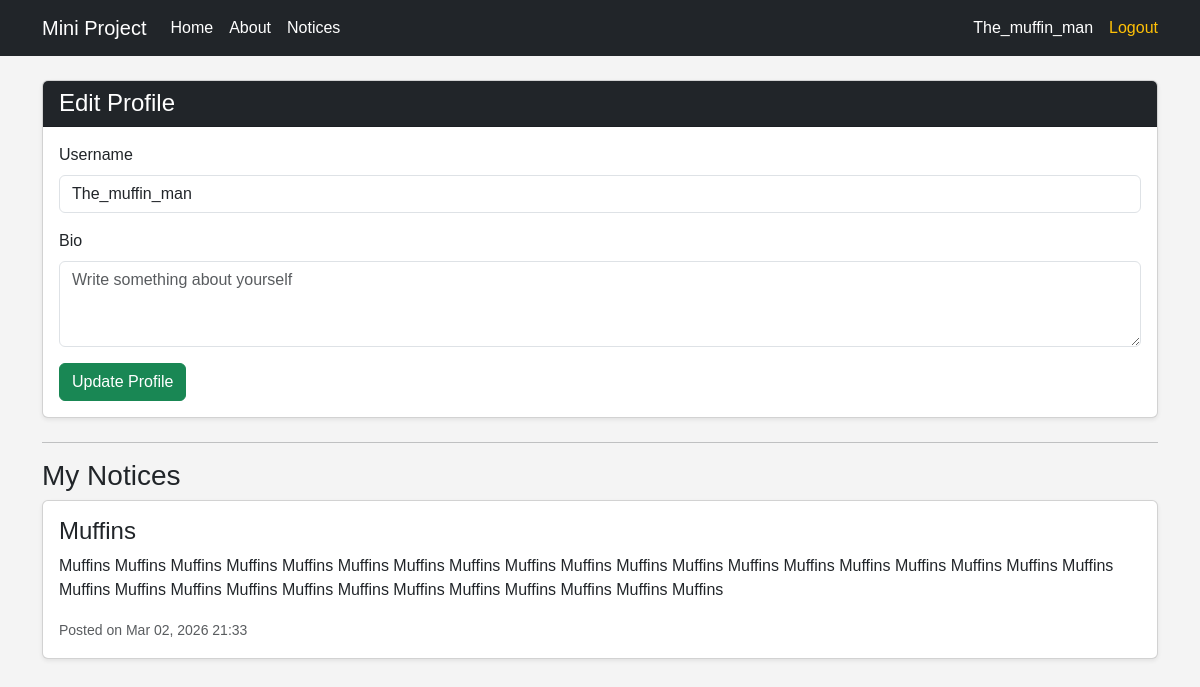
/profile/ (signed in), run on an earlier commit of the app's database.
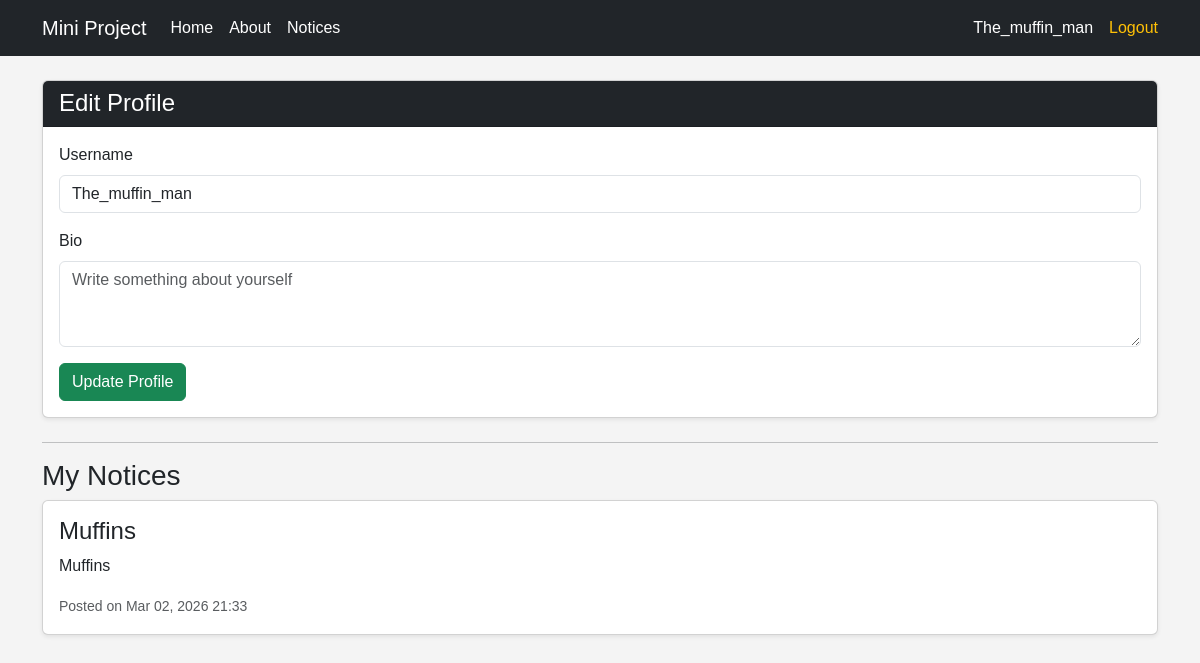
And on a later commit of the database.
### board/models.py (models this page shows, shortened)
class Notice(models.Model):
    user = models.ForeignKey(User, on_delete=models.CASCADE)
    title = models.CharField(max_length=200)
    text = models.TextField()
    created_at = models.DateTimeField(auto_now_add=True)

### board/views.py (the view)
# urls.py: path('profile/', views.profile_view, name='profile'),
@login_required
def profile_view(request):
    profile, created = Profile.objects.get_or_create(user=request.user)
    user_notices = Notice.objects.filter(user=request.user).order_by('-created_at')
    if request.method == 'POST':
        user_form = UserUpdateForm(request.POST, instance=request.user)
        profile_form = ProfileUpdateForm(request.POST, instance=profile)
        if user_form.is_valid() and profile_form.is_valid():
            user_form.save()
            profile_form.save()
            return redirect('profile')
    else:
        user_form = UserUpdateForm(instance=request.user)
        profile_form = ProfileUpdateForm(instance=profile)
    return render(request, 'board/profile.html', {
        'user_form': user_form,
        'profile_form': profile_form,
        'notices': user_notices
    })

### board/forms.py
class UserUpdateForm(forms.ModelForm):
    class Meta:
        model = User
        fields = ['username']
        widgets = {
            'username': forms.TextInput(attrs={
                'class': 'form-control',
                'placeholder': 'Enter new username'
            }),
        }

class ProfileUpdateForm(forms.ModelForm):
    class Meta:
        model = Profile
        fields = ['bio']
        widgets = {
            'bio': forms.Textarea(attrs={
                'class': 'form-control',
                'rows': 3,
                'placeholder': 'Write something about yourself'
            }),
        }

### Templates/board/profile.html (shortened to what this page needs)
{% extends 'board/base.html' %}
{% block content %}
<div class="card mb-4 shadow-sm">
    <div class="card-header bg-dark text-white">
        <h4 class="mb-0">Edit Profile</h4>
    </div>
    <div class="card-body">
        <form method="POST">
            <div class="mb-3">
                <label class="form-label">Username</label>
                {{ user_form.username }}
            </div>
            <div class="mb-3">
                <label class="form-label">Bio</label>
                {{ profile_form.bio }}
            </div>
            <button type="submit" class="btn btn-success">
                Update Profile
            </button>
        </form>
    </div>
</div>
<hr>
<h3>My Notices</h3>
{% for notice in notices %}
    <div class="card mb-3 shadow-sm">
        <div class="card-body">
            <h4 class="card-title">{{ notice.title }}</h4>
            <p class="card-text">{{ notice.text }}</p>
            <small class="text-muted">
                Posted on {{ notice.created_at|date:"M d, Y H:i" }}
            </small>
        </div>
    </div>
{% empty %}
    <p>You haven't posted any notices yet.</p>
{% endfor %}
{% endblock %}

What changed in the data, as far as the page shows it:
changed Notice "Muffins": text "Muffins Muffins Muffins Muffins Muffins Muffins Muffins Muffins Muffins Muffins Muffins Muffins Muffins Muffins Muffins Muffins Muffins Muffins Muffins Muffins Muffins Muffins Muffins Muffins Muffins Muffins Muffins Muffins Muffins Muffins Muffins" → "Muffins"
